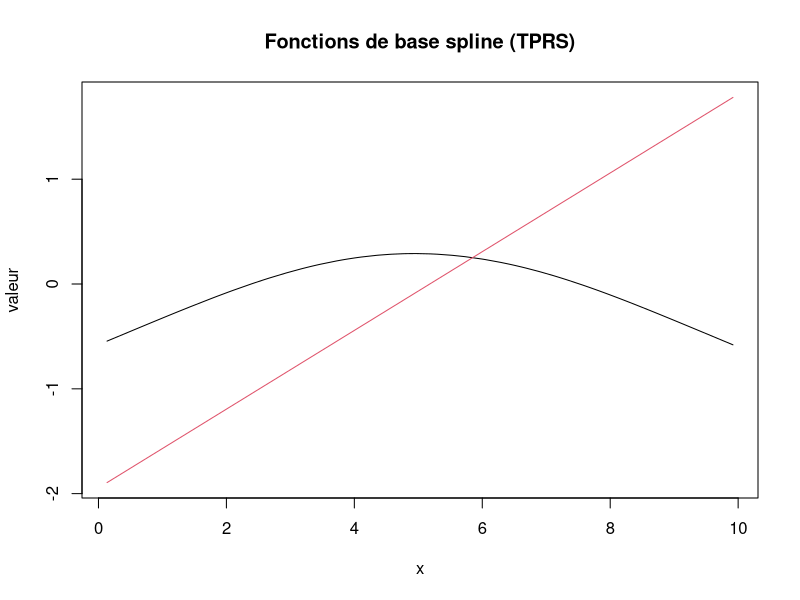
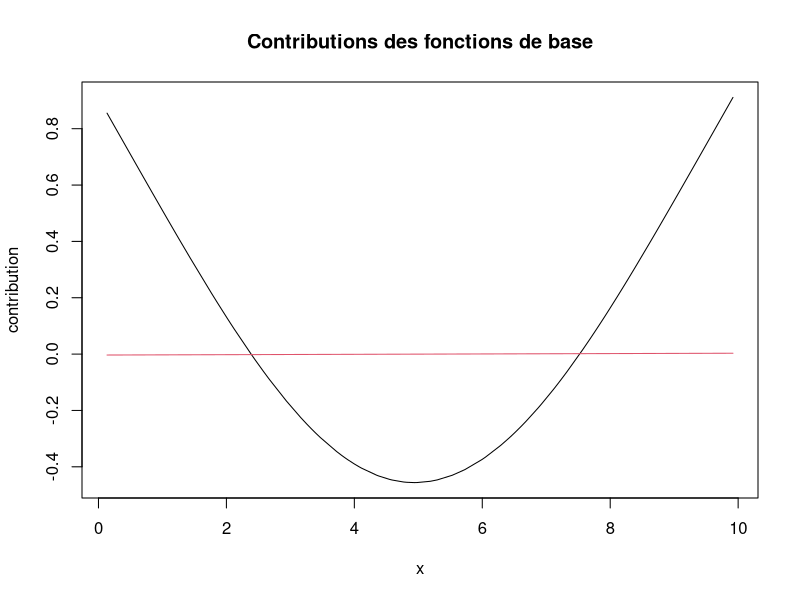
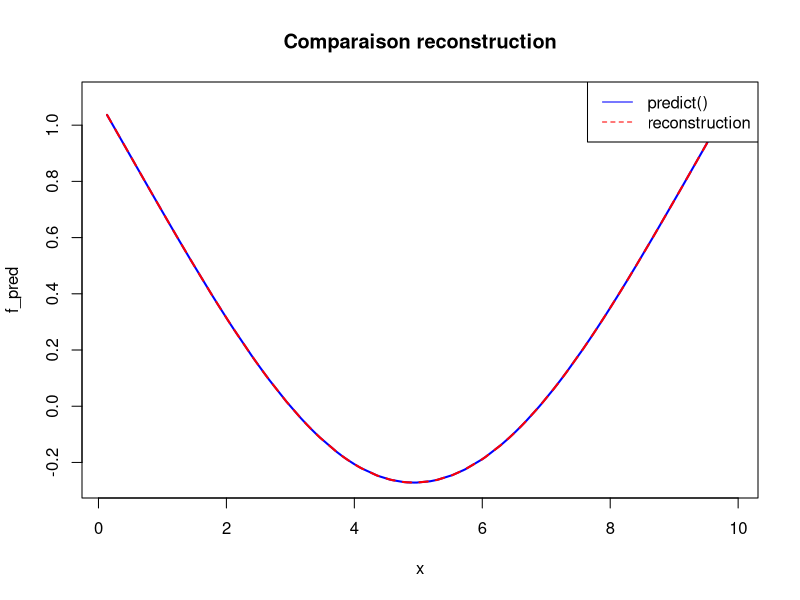
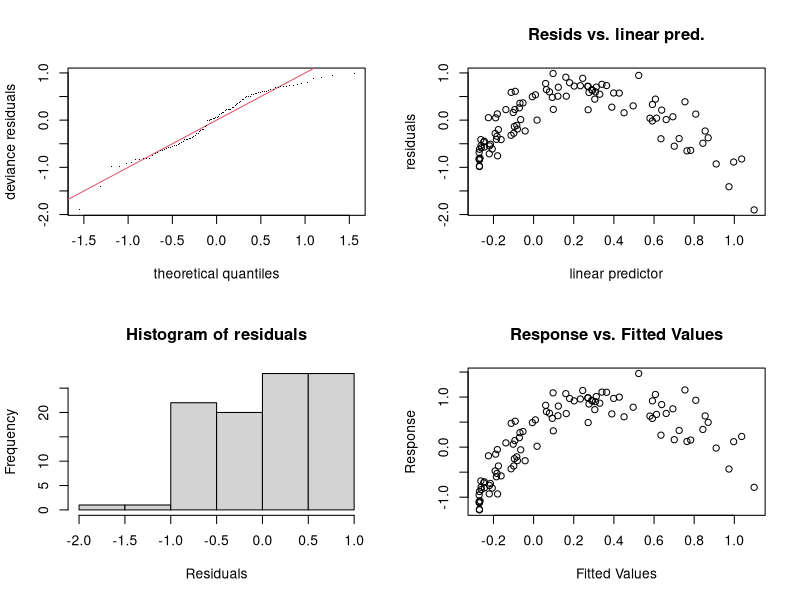

Reproduce these figures in R, in order.
library(mgcv)

set.seed(1)
n <- 100
x <- sort(runif(n, 0, 10))
y <- sin(x) + rnorm(n, 0, 0.2)

# Ajustement GAM avec TPRS
mod <- gam(y ~ s(x, k = 1), method = "REML")


# prédictions via le modèle
f_pred <- predict(mod)

# reconstruction manuelle
X <- model.matrix(mod) # Extraire la matrice de design
beta <- coef(mod) # Extraire les coefficients

f_manual <- X %*% beta


# Garder seulement la partie spline
# (la première colonne est l'intercept)
Xs <- X[, -1]
# coefficients correspondants
beta_s <- beta[-1]

# Visualisation des fonctions de base
matplot(x, Xs, type = "l", lty = 1,
        main = "Fonctions de base spline (TPRS)",
        xlab = "x", ylab = "valeur")

contrib <- sweep(Xs, 2, beta_s, "*")
matplot(x, contrib, type="l", lty=1,
        main="Contributions des fonctions de base",
        xlab="x", ylab="contribution")


f_manual <- rowSums(contrib) + coef(mod)[1]


plot(x, f_pred, type="l", col="blue", lwd=2,
     main="Comparaison reconstruction")
lines(x, f_manual, col="red", lty=2, lwd=2)

legend("topright",legend=c("predict()", "reconstruction"),
       col=c("blue", "red"), lty=c(1,2))



summary(mod)
gam.check(mod)


S <- mod$smooth[[1]]$S[[1]]
eig <- eigen(S)

eig$values   # intensité de pénalisation

# Les valeurs propres associées à la matrice de pénalité mesurent l’intensité de la contrainte appliquée aux différentes directions fonctionnelles. 
# Les grandes valeurs propres correspondent à des composantes fortement pénalisées, associées à des fonctions plus oscillantes, tandis que les petites 
# valeurs propres correspondent à des composantes peu pénalisées, généralement plus lisses.
# Les splines pénalisées peuvent être vues comme une base de fonctions allant de très lisses à très oscillantes, où la pénalisation agit comme un filtre qui 
# favorise les basses fréquences et élimine progressivement les composantes à haute fréquence.
